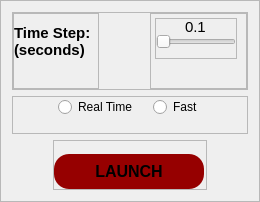
                     <widget class="QFrame" name="frame_29">
                      <property name="maximumSize">
                       <size>
                        <width>16777215</width>
                        <height>16777215</height>
                       </size>
                      </property>
                      <property name="frameShape">
                       <enum>QFrame::StyledPanel</enum>
                      </property>
                      <property name="frameShadow">
                       <enum>QFrame::Raised</enum>
                      </property>
                      <layout class="QVBoxLayout" name="verticalLayout_15">
                       <item>
                        <widget class="QFrame" name="frame_34">
                         <property name="frameShape">
                          <enum>QFrame::StyledPanel</enum>
                         </property>
                         <property name="frameShadow">
                          <enum>QFrame::Raised</enum>
                         </property>
                         <layout class="QHBoxLayout" name="horizontalLayout_16">
                          <property name="spacing">
                           <number>51</number>
                          </property>
                          <property name="leftMargin">
                           <number>0</number>
                          </property>
                          <property name="topMargin">
                           <number>0</number>
                          </property>
                          <property name="rightMargin">
                           <number>0</number>
                          </property>
                          <property name="bottomMargin">
                           <number>0</number>
                          </property>
                          <item>
                           <widget class="QFrame" name="frame_30">
                            <property name="maximumSize">
                             <size>
                              <width>16777215</width>
                              <height>16777215</height>
                             </size>
                            </property>
                            <property name="frameShape">
                             <enum>QFrame::StyledPanel</enum>
                            </property>
                            <property name="frameShadow">
                             <enum>QFrame::Raised</enum>
                            </property>
                            <layout class="QVBoxLayout" name="verticalLayout_30">
                             <property name="spacing">
                              <number>15</number>
                             </property>
                             <property name="leftMargin">
                              <number>0</number>
                             </property>
                             <property name="topMargin">
                              <number>0</number>
                             </property>
                             <property name="rightMargin">
                              <number>7</number>
                             </property>
                             <property name="bottomMargin">
                              <number>19</number>
                             </property>
                             <item>
                              <widget class="QLabel" name="label_19">
                               <property name="sizePolicy">
                                <sizepolicy hsizetype="Preferred" vsizetype="Preferred">
                                 <horstretch>0</horstretch>
                                 <verstretch>0</verstretch>
                                </sizepolicy>
                               </property>
                               <property name="maximumSize">
                                <size>
                                 <width>16777215</width>
                                 <height>16777215</height>
                                </size>
                               </property>
                               <property name="font">
                                <font>
                                 <pointsize>11</pointsize>
                                 <bold>true</bold>
                                </font>
                               </property>
                               <property name="text">
                                <string>Time Step:
(seconds)</string>
                               </property>
                              </widget>
                             </item>
                            </layout>
                           </widget>
                          </item>
                          <item>
                           <widget class="QFrame" name="frame_31">
                            <property name="frameShape">
                             <enum>QFrame::StyledPanel</enum>
                            </property>
                            <property name="frameShadow">
                             <enum>QFrame::Raised</enum>
                            </property>
                            <layout class="QVBoxLayout" name="verticalLayout_31">
                             <property name="spacing">
                              <number>8</number>
                             </property>
                             <property name="leftMargin">
                              <number>4</number>
                             </property>
                             <property name="topMargin">
                              <number>4</number>
                             </property>
                             <property name="bottomMargin">
                              <number>29</number>
                             </property>
                             <item>
                              <widget class="QFrame" name="frame_32">
                               <property name="frameShape">
                                <enum>QFrame::StyledPanel</enum>
                               </property>
                               <property name="frameShadow">
                                <enum>QFrame::Raised</enum>
                               </property>
                               <layout class="QVBoxLayout" name="verticalLayout_32">
                                <property name="spacing">
                                 <number>0</number>
                                </property>
                                <property name="leftMargin">
                                 <number>0</number>
                                </property>
                                <property name="topMargin">
                                 <number>0</number>
                                </property>
                                <property name="rightMargin">
                                 <number>0</number>
                                </property>
                                <property name="bottomMargin">
                                 <number>9</number>
                                </property>
                                <item alignment="Qt::AlignHCenter">
                                 <widget class="QLabel" name="timeStepCounter">
                                  <property name="maximumSize">
                                   <size>
                                    <width>16777215</width>
                                    <height>15</height>
                                   </size>
                                  </property>
                                  <property name="font">
                                   <font>
                                    <pointsize>11</pointsize>
                                   </font>
                                  </property>
                                  <property name="text">
                                   <string>0.1</string>
                                  </property>
                                 </widget>
                                </item>
                                <item>
                                 <widget class="QSlider" name="timeStepSlider">
                                  <property name="maximumSize">
                                   <size>
                                    <width>80</width>
                                    <height>15</height>
                                   </size>
                                  </property>
                                  <property name="minimum">
                                   <number>10</number>
                                  </property>
                                  <property name="maximum">
                                   <number>100</number>
                                  </property>
                                  <property name="singleStep">
                                   <number>5</number>
                                  </property>
                                  <property name="orientation">
                                   <enum>Qt::Horizontal</enum>
                                  </property>
                                  <property name="tickPosition">
                                   <enum>QSlider::NoTicks</enum>
                                  </property>
                                  <property name="tickInterval">
                                   <number>1</number>
                                  </property>
                                 </widget>
                                </item>
                               </layout>
                              </widget>
                             </item>
                            </layout>
                           </widget>
                          </item>
                         </layout>
                        </widget>
                       </item>
                       <item>
                        <widget class="QFrame" name="frame_38">
                         <property name="maximumSize">
                          <size>
                           <width>300</width>
                           <height>16777215</height>
                          </size>
                         </property>
                         <property name="frameShape">
                          <enum>QFrame::StyledPanel</enum>
                         </property>
                         <property name="frameShadow">
                          <enum>QFrame::Raised</enum>
                         </property>
                         <layout class="QHBoxLayout" name="horizontalLayout_20">
                          <property name="spacing">
                           <number>0</number>
                          </property>
                          <property name="leftMargin">
                           <number>45</number>
                          </property>
                          <property name="topMargin">
                           <number>0</number>
                          </property>
                          <property name="rightMargin">
                           <number>0</number>
                          </property>
                          <property name="bottomMargin">
                           <number>16</number>
                          </property>
                          <item>
                           <widget class="QRadioButton" name="realTimeRadioButton">
                            <property name="text">
                             <string>Real Time</string>
                            </property>
                           </widget>
                          </item>
                          <item>
                           <widget class="QRadioButton" name="fastRadioButton">
                            <property name="text">
                             <string>Fast</string>
                            </property>
                           </widget>
                          </item>
                         </layout>
                        </widget>
                       </item>
                       <item alignment="Qt::AlignHCenter">
                        <widget class="QFrame" name="frame_37">
                         <property name="minimumSize">
                          <size>
                           <width>154</width>
                           <height>0</height>
                          </size>
                         </property>
                         <property name="frameShape">
                          <enum>QFrame::StyledPanel</enum>
                         </property>
                         <property name="frameShadow">
                          <enum>QFrame::Raised</enum>
                         </property>
                         <layout class="QVBoxLayout" name="verticalLayout_34">
                          <property name="spacing">
                           <number>0</number>
                          </property>
                          <property name="leftMargin">
                           <number>0</number>
                          </property>
                          <property name="topMargin">
                           <number>13</number>
                          </property>
                          <property name="rightMargin">
                           <number>0</number>
                          </property>
                          <property name="bottomMargin">
                           <number>0</number>
                          </property>
                          <item>
                           <widget class="QPushButton" name="launchButton">
                            <property name="sizePolicy">
                             <sizepolicy hsizetype="Preferred" vsizetype="Preferred">
                              <horstretch>0</horstretch>
                              <verstretch>0</verstretch>
                             </sizepolicy>
                            </property>
                            <property name="minimumSize">
                             <size>
                              <width>150</width>
                              <height>35</height>
                             </size>
                            </property>
                            <property name="maximumSize">
                             <size>
                              <width>150</width>
                              <height>35</height>
                             </size>
                            </property>
                            <property name="font">
                             <font>
                              <pointsize>12</pointsize>
                              <bold>true</bold>
                             </font>
                            </property>
                            <property name="styleSheet">
                             <string notr="true">background-color: rgb(150, 0, 0);
border-radius:15px;</string>
                            </property>
                            <property name="text">
                             <string>LAUNCH</string>
                            </property>
                           </widget>
                          </item>
                         </layout>
                        </widget>
                       </item>
                      </layout>
                     </widget>
